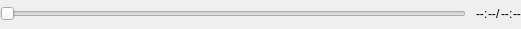
<?xml version="1.0" encoding="UTF-8"?>
<ui version="4.0">
 <class>ViPositionSlider</class>
 <widget class="QWidget" name="ViPositionSlider">
  <property name="geometry">
   <rect>
    <x>0</x>
    <y>0</y>
    <width>521</width>
    <height>29</height>
   </rect>
  </property>
  <property name="maximumSize">
   <size>
    <width>16777215</width>
    <height>16777215</height>
   </size>
  </property>
  <property name="windowTitle">
   <string>Form</string>
  </property>
  <property name="styleSheet">
   <string notr="true"/>
  </property>
  <layout class="QGridLayout" name="gridLayout">
   <property name="leftMargin">
    <number>0</number>
   </property>
   <property name="topMargin">
    <number>0</number>
   </property>
   <property name="rightMargin">
    <number>0</number>
   </property>
   <property name="bottomMargin">
    <number>0</number>
   </property>
   <property name="spacing">
    <number>0</number>
   </property>
   <item row="0" column="1">
    <spacer name="horizontalSpacer">
     <property name="orientation">
      <enum>Qt::Horizontal</enum>
     </property>
     <property name="sizeType">
      <enum>QSizePolicy::Fixed</enum>
     </property>
     <property name="sizeHint" stdset="0">
      <size>
       <width>10</width>
       <height>20</height>
      </size>
     </property>
    </spacer>
   </item>
   <item row="0" column="0">
    <widget class="ViSlider" name="slider">
     <property name="orientation">
      <enum>Qt::Horizontal</enum>
     </property>
    </widget>
   </item>
   <item row="0" column="2">
    <widget class="QLabel" name="positionMinutes">
     <property name="text">
      <string>--</string>
     </property>
    </widget>
   </item>
   <item row="0" column="4">
    <widget class="QLabel" name="positionSeconds">
     <property name="text">
      <string>--</string>
     </property>
    </widget>
   </item>
   <item row="0" column="3">
    <widget class="QLabel" name="positionSeparator">
     <property name="text">
      <string>:</string>
     </property>
    </widget>
   </item>
   <item row="0" column="5">
    <widget class="QLabel" name="separator">
     <property name="text">
      <string>/</string>
     </property>
    </widget>
   </item>
   <item row="0" column="6">
    <widget class="QLabel" name="lengthMinutes">
     <property name="text">
      <string>--</string>
     </property>
    </widget>
   </item>
   <item row="0" column="7">
    <widget class="QLabel" name="lengthSeparator">
     <property name="text">
      <string>:</string>
     </property>
    </widget>
   </item>
   <item row="0" column="8">
    <widget class="QLabel" name="lengthSeconds">
     <property name="text">
      <string>--</string>
     </property>
    </widget>
   </item>
  </layout>
 </widget>
 <customwidgets>
  <customwidget>
   <class>ViSlider</class>
   <extends>QSlider</extends>
   <header>vislider.h</header>
  </customwidget>
 </customwidgets>
 <resources/>
 <connections/>
</ui>
